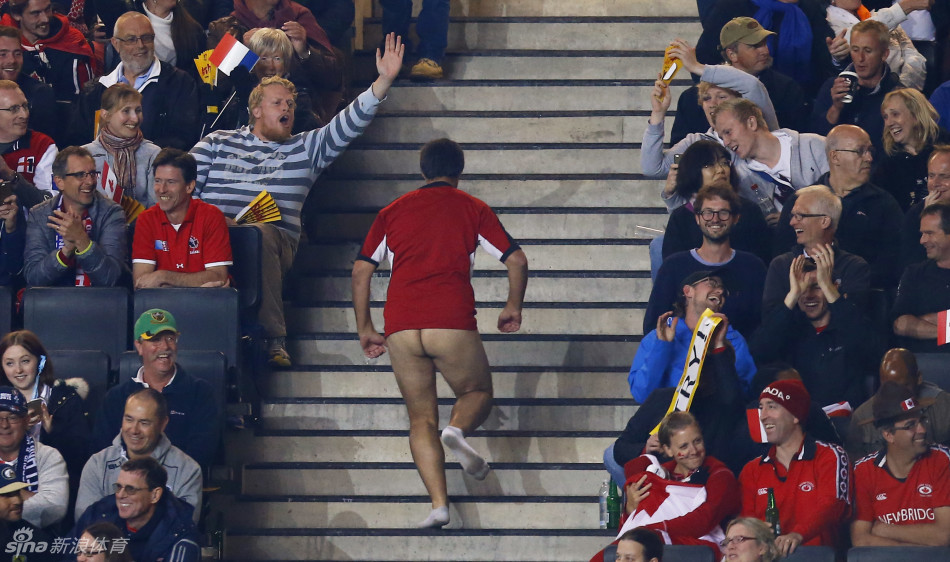
#> input picture 7 opencv + caffemodel 人脸识别/4.jpg, 950 x 562 px, found by its file name
$ python v_hog.py   (older library calls are emulated)
#> lines starting #> are read from the running program, lines starting #| are printed output that depends on the picture; after the words box and inside, x2 and y2 are one past the last pixel; in counts of white or black regions, pixels touching at a corner belong together
import cv2
import numpy as np
import matplotlib.pyplot as plt


# get HOG
def HOG(img):
    # Grayscale
    def BGR2GRAY(img):
        gray = 0.2126 * img[..., 2] + 0.7152 * img[..., 1] + 0.0722 * img[..., 0]
        return gray

    # Magnitude and gradient
    def get_gradXY(gray):
        H, W = gray.shape
#> H = 562; W = 950

        # padding before grad
        gray = np.pad(gray, (1, 1), 'edge')
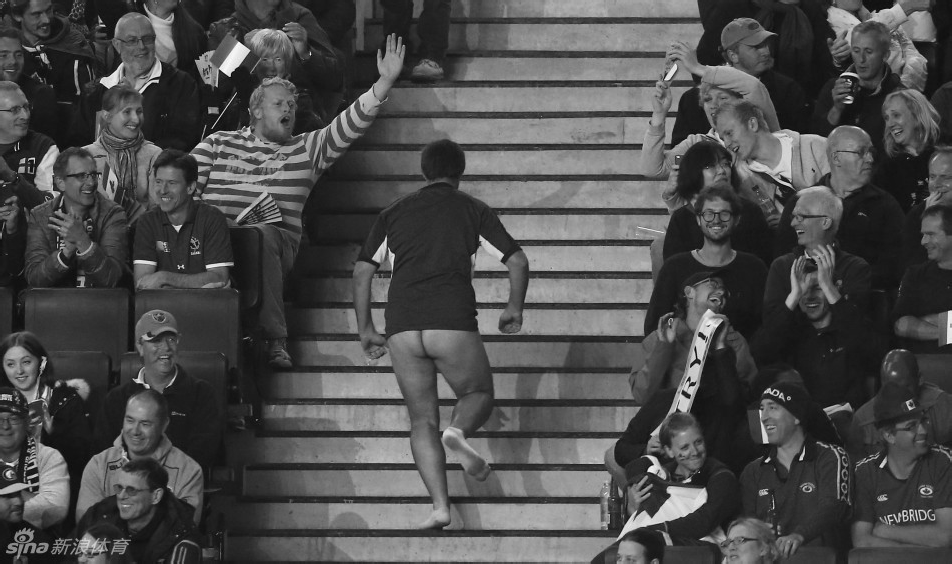
#> gray: shape (564, 952) float32; min 2.07, max 251.6, mean 76.7

        # get grad x
        gx = gray[1:H + 1, 2:] - gray[1:H + 1, :W]
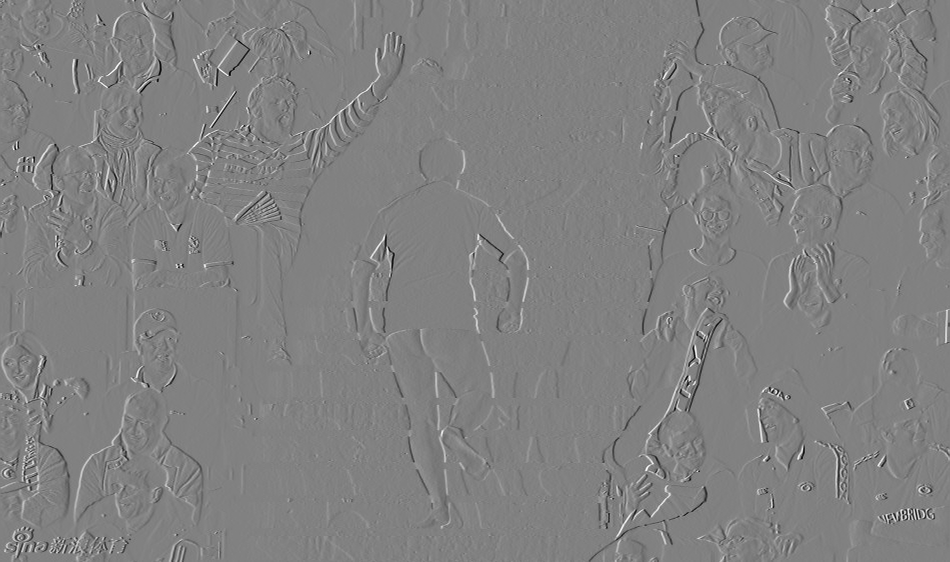
#> gx: shape (562, 950) float32; min -221.3, max 215.1, mean 0; drawn with min black and max white
        # get grad y
        gy = gray[2:, 1:W + 1] - gray[:H, 1:W + 1]
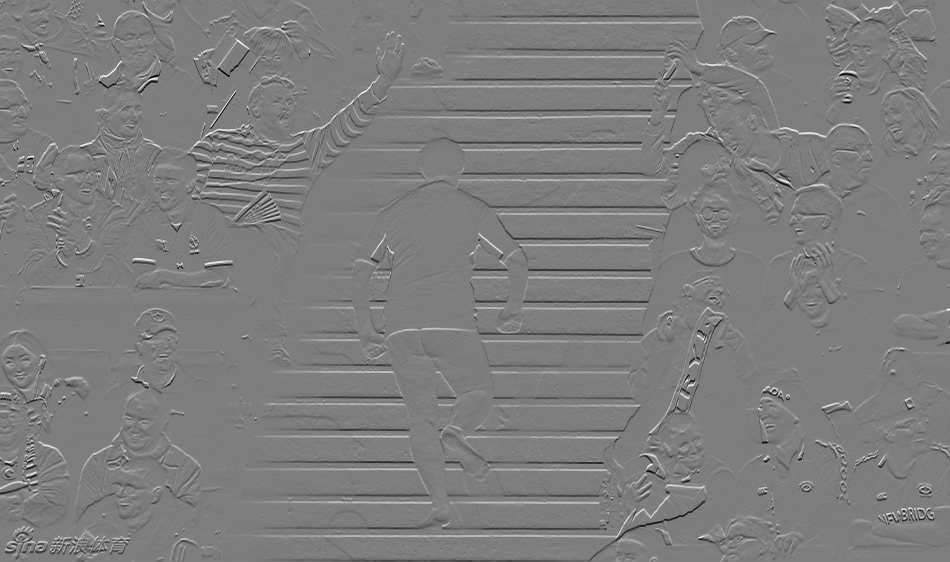
#> gy: shape (562, 950) float32; min -219.1, max 224.3, mean 0; drawn with min black and max white
        # replace 0 with
        gx[gx == 0] = 1e-6
#> gx: shape (562, 950) float32; 4.8% of pixels changed, all inside (x1, y1, x2, y2) = (0, 0, 950, 562)

        return gx, gy

    # get magnitude and gradient
    def get_MagGrad(gx, gy):
        # get gradient maginitude
        magnitude = np.sqrt(gx ** 2 + gy ** 2)
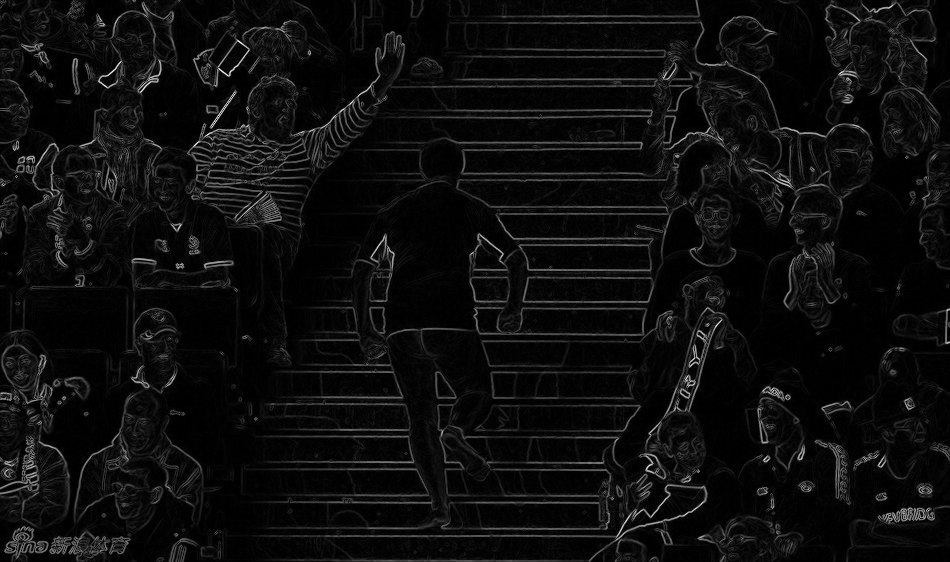
#> magnitude: shape (562, 950) float32; min 1e-06, max 309.1, mean 17; drawn with min black and max white

        # get gradient angle
        gradient = np.arctan(gy / gx)
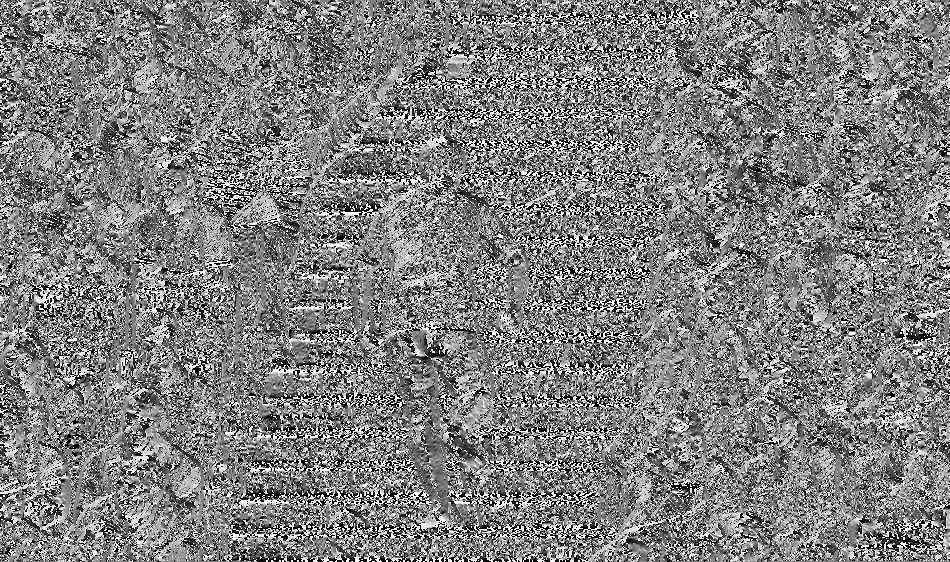
#> gradient: shape (562, 950) float32; min -1.57, max 1.57, mean 0.00988; drawn with min black and max white

        gradient[gradient < 0] = np.pi / 2 + gradient[gradient < 0] + np.pi / 2
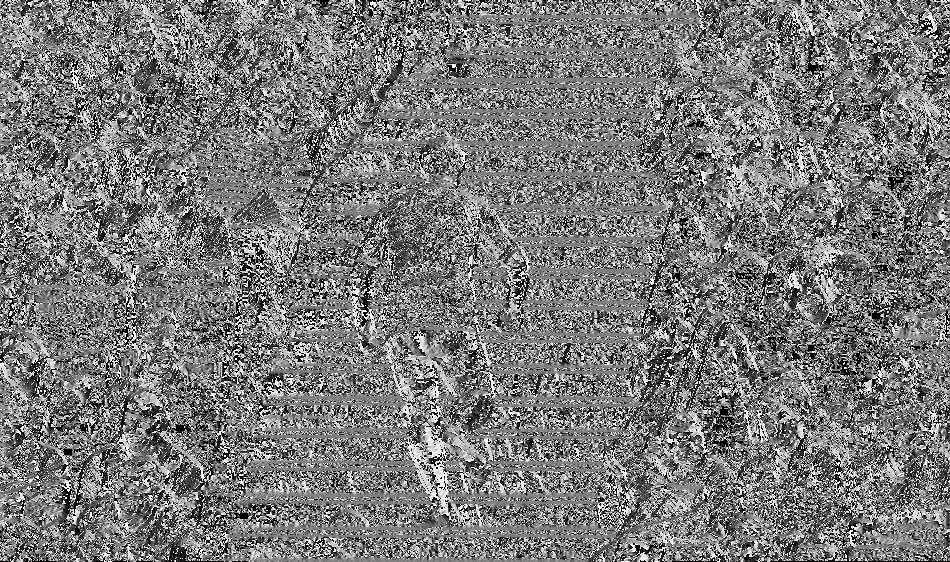
#> gradient: shape (562, 950) float32; min 0, max 3.14, mean 1.5; drawn with min black and max white

        return magnitude, gradient

    # Gradient quantization
    def quantization(gradient):
        # prepare quantization table
        gradient_quantized = np.zeros_like(gradient, dtype=np.int)

        # quantization base
        d = np.pi / 9

        # quantization
        for i in range(9):
            gradient_quantized[np.where((gradient >= d * i) & (gradient <= d * (i + 1)))] = i

        return gradient_quantized

    # get gradient histogram
    def gradient_histogram(gradient_quantized, magnitude, N=8):
        # get shape
#> called with N = 8
        H, W = magnitude.shape
#> H = 562; W = 950

        # get cell num
        cell_N_H = H // N
#> cell_N_H = 70
        cell_N_W = W // N
#> cell_N_W = 118
        histogram = np.zeros((cell_N_H, cell_N_W, 9), dtype=np.float32)

        # each pixel
        for y in range(cell_N_H):
            for x in range(cell_N_W):
                for j in range(N):
                    for i in range(N):
                        histogram[y, x, gradient_quantized[y * 4 + j, x * 4 + i]] += magnitude[y * 4 + j, x * 4 + i]

        return histogram

    # histogram normalization
    def normalization(histogram, C=3, epsilon=1):
#> called with histogram = array of shape (70, 118, 9), C = 3, epsilon = 1
        cell_N_H, cell_N_W, _ = histogram.shape
#> cell_N_H = 70; cell_N_W = 118
        ## each histogram
        for y in range(cell_N_H):
            for x in range(cell_N_W):
                # for i in range(9):
                histogram[y, x] /= np.sqrt(np.sum(histogram[max(y - 1, 0): min(y + 2, cell_N_H),
                                                  max(x - 1, 0): min(x + 2, cell_N_W)] ** 2) + epsilon)

        return histogram

    # 1. BGR -> Gray
    gray = BGR2GRAY(img)

    # 1. Gray -> Gradient x and y
    gx, gy = get_gradXY(gray)

    # 2. get gradient magnitude and angle
    magnitude, gradient = get_MagGrad(gx, gy)

    # 3. Quantization
    gradient_quantized = quantization(gradient)

    # 4. Gradient histogram
    histogram = gradient_histogram(gradient_quantized, magnitude)

    # 5. Histogram normalization
    histogram = normalization(histogram)

    return histogram


# draw HOG
def draw_HOG(img, histogram):
    # Grayscale
    def BGR2GRAY(img):
        gray = 0.2126 * img[..., 2] + 0.7152 * img[..., 1] + 0.0722 * img[..., 0]
        return gray

    def draw(gray, histogram, N=8):
        # get shape
#> called with histogram = array of shape (70, 118, 9), N = 8
        H, W = gray.shape
#> H = 562; W = 950
        cell_N_H, cell_N_W, _ = histogram.shape
#> cell_N_H = 70; cell_N_W = 118

        ## Draw
        out = gray[1: H + 1, 1: W + 1].copy().astype(np.uint8)

        for y in range(cell_N_H):
            for x in range(cell_N_W):
                cx = x * N + N // 2
                cy = y * N + N // 2
                x1 = cx + N // 2 - 1
                y1 = cy
                x2 = cx - N // 2 + 1
                y2 = cy

                h = histogram[y, x] / np.sum(histogram[y, x])
                h /= h.max()

                for c in range(9):
                    # angle = (20 * c + 10 - 90) / 180. * np.pi
                    # get angle
                    angle = (20 * c + 10) / 180. * np.pi
                    rx = int(np.sin(angle) * (x1 - cx) + np.cos(angle) * (y1 - cy) + cx)
                    ry = int(np.cos(angle) * (x1 - cx) - np.cos(angle) * (y1 - cy) + cy)
                    lx = int(np.sin(angle) * (x2 - cx) + np.cos(angle) * (y2 - cy) + cx)
                    ly = int(np.cos(angle) * (x2 - cx) - np.cos(angle) * (y2 - cy) + cy)

                    # color is HOG value
                    c = int(255. * h[c])

                    # draw line
                    cv2.line(out, (lx, ly), (rx, ry), (c, c, c), thickness=1)
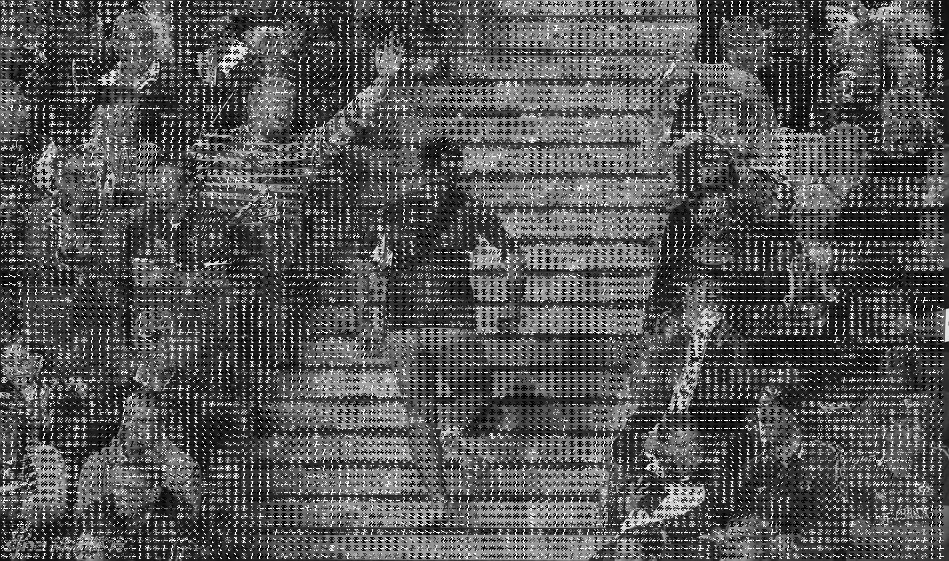
#> out: shape (561, 949); min 0, max 255, mean 85.2

        return out

    # get gray
    gray = BGR2GRAY(img)

    # draw HOG
    out = draw(gray, histogram)

    return out


# Read images
img = cv2.imread("C:/Users/zyh/Desktop/4.jpg").astype(np.float32)

# get HOG
histogram = HOG(img)

# draw HOG
out = draw_HOG(img, histogram)

# Save result
cv2.imwrite("out.jpg", out)
cv2.imshow("result", out)
cv2.imwrite("C:/Users/zyh/Desktop/result.jpg", out)

cv2.waitKey(0)
cv2.destroyAllWindows()

$ run again, with 7 opencv + caffemodel 人脸识别/0.jpg copied over 7 opencv + caffemodel 人脸识别/4.jpg
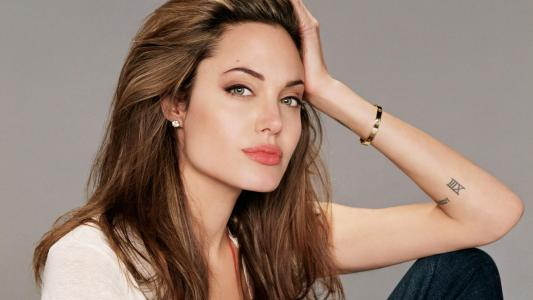
#> input picture 7 opencv + caffemodel 人脸识别/0.jpg, 533 x 300 px, found by its file name
#> in get_MagGrad, `gradient[gradient < 0] = np.pi / 2 + gradient[gradient < 0] + np.pi / 2`:
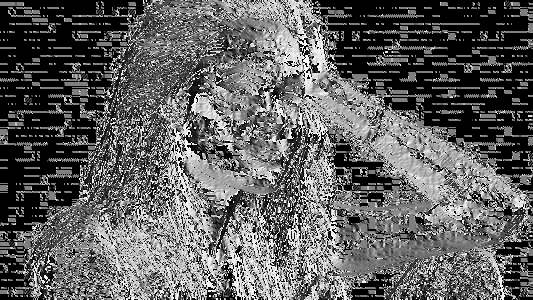
#> gradient: shape (300, 533) float32; min 0, max 3.14, mean 1.19; drawn with min black and max white
#> after the loop in draw, `for y in range(cell_N_H):`:
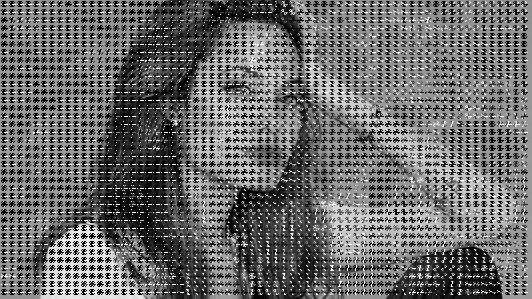
#> out: shape (299, 532); min 0, max 255, mean 106.6

$ run again, with 7 opencv + caffemodel 人脸识别/1.jpg copied over 7 opencv + caffemodel 人脸识别/4.jpg
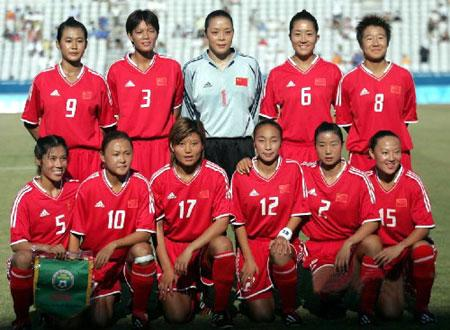
#> input picture 7 opencv + caffemodel 人脸识别/1.jpg, 450 x 330 px, found by its file name
#> in get_MagGrad, `gradient[gradient < 0] = np.pi / 2 + gradient[gradient < 0] + np.pi / 2`:
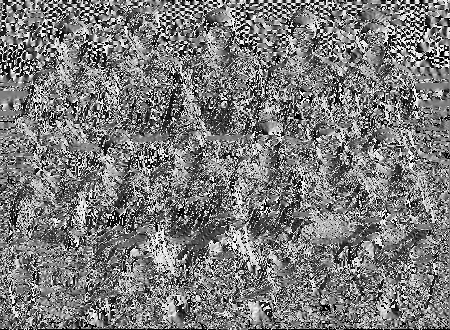
#> gradient: shape (330, 450) float32; min 0, max 3.14, mean 1.51; drawn with min black and max white
#> after the loop in draw, `for y in range(cell_N_H):`:
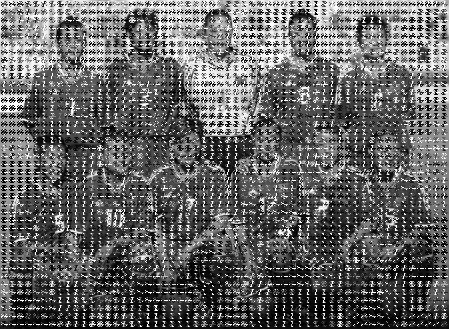
#> out: shape (329, 449); min 0, max 255, mean 100.4
